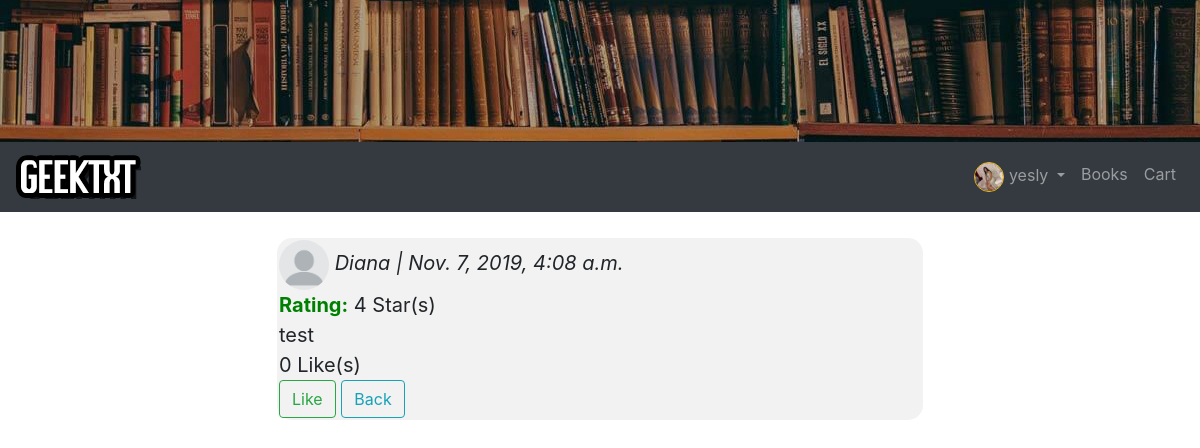
The page /review/more/32 (signed in) on the database as committed earlier.
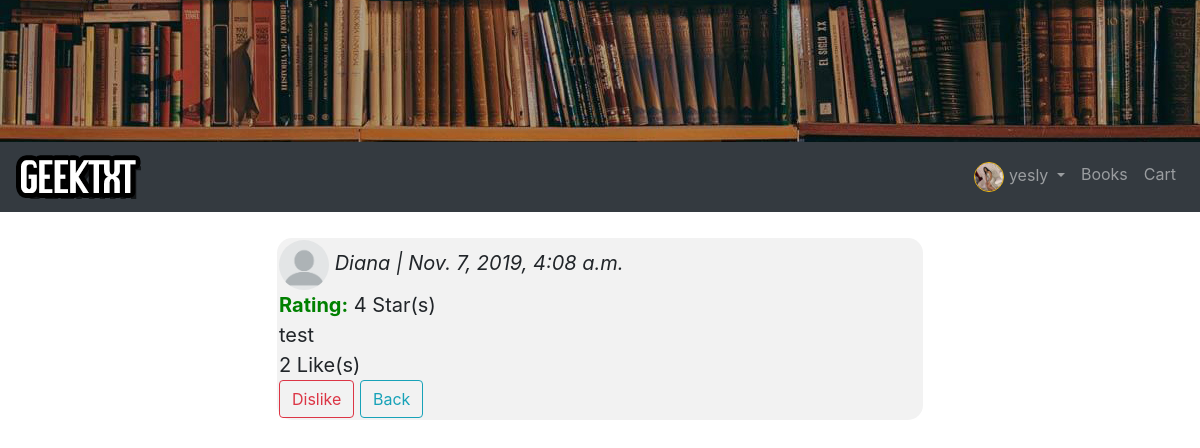
The same page on the database as committed later.
### reviews/models.py (models this page shows, shortened)
class Review(models.Model):
	content = models.CharField(max_length=800)
	date_posted = models.DateTimeField(auto_now_add=True)
	author = models.ForeignKey(User, on_delete=models.CASCADE)
	book = models.ForeignKey(Book, on_delete=models.CASCADE)
	RATING_CHOICES = zip(range(1,6), range(1,6))
	rating = models.IntegerField(choices=RATING_CHOICES, default=1)
	anonymous = models.BooleanField(default=False)
	num_likes = models.IntegerField(default=0)

### reviews/views.py (the view)
# urls.py: path(r'review/more/<id>', views.likeReview, name='likeReview'),
def likeReview(request, id):
    user = request.user
    review = get_object_or_404(Review, id=id)
    liked_already = Review_Like.objects.filter(user=user, review=review).exists()
    if request.GET.get('Like') == 'Like':
        like = Review_Like.objects.create(user=user, review=review)
        like.save()
        review.num_likes = Review_Like.objects.filter(review=review).count()
        review.save()
        return HttpResponseRedirect('/review/more/%s' % review.id)
    elif request.GET.get('Dislike') == 'Dislike':
        like = get_object_or_404(Review_Like, review=review)
        like.delete()
        review.num_likes = Review_Like.objects.filter(review=review).count()
        review.save()
        return HttpResponseRedirect('/review/more/%s' % review.id)
    elif request.GET.get('Back') == 'Back':
        return HttpResponseRedirect('/reviews/%s/%s' % (review.book.id, review.book.title))
    context = {
        'title': 'Like Review',
        'liked_already': liked_already,
        'review': review,
    }
    return render(request, 'reviews/like-review.html', context)

### reviews/templates/reviews/like-review.html (shortened to what this page needs)
{% extends 'base.html' %}
{% block content %}
<div class="review-wrap">
	<blockquote class="blockquote" style="background-color:#f2f2f2;border-radius: 15px;padding:2px;">
		<cite title="Source Title">
			{% if review.anonymous %}
				<img class="rounded-circle account-img" src="/static/images/anon.png" width="50" height="50">
				Anonymous
			{% else %}
				{% if review.author.profile.profilePic.url %}
					<img class="rounded-circle account-img" src="{{ review.author.profile.profilePic.url }}" width="50" height="50">
				{% else %}
					<img class="rounded-circle account-img" src="/static/images/anon.png" width="50" height="50">
				{% endif %}
					{{ review.author|capfirst }}
			{% endif %}
			| {{ review.date_posted }}</cite>
		<p class="mb-0"><span class="rating">Rating:</span> {{ review.rating }} Star(s)</p>
		<p class="mb-0">{{ review.content }}</p>
		<p class="mb-0">{{ review.num_likes }} Like(s)</p>
		<form method="get">
			{% if liked_already == False %}
				<input type="submit" value="Like" name="Like" id="like-btn" class="btn btn-outline-success">
			{% elif liked_already == True %}
				<input type="submit" value="Dislike" name="Dislike" id="dislike-btn" class="btn btn-outline-danger">
			{% endif %}
			<input type="submit" value="Back" name="Back" id="back-btn" class="btn btn-outline-info">
		</form>
	</blockquote>
</div>
{% endblock content %}

Rows that differ between the two databases and show on the page:
changed Review "test": num_likes "0" → "2"
Other text that changed with them:
form field Dislike: (not shown) → "Dislike"
form field Like: "Like" → (not shown)
